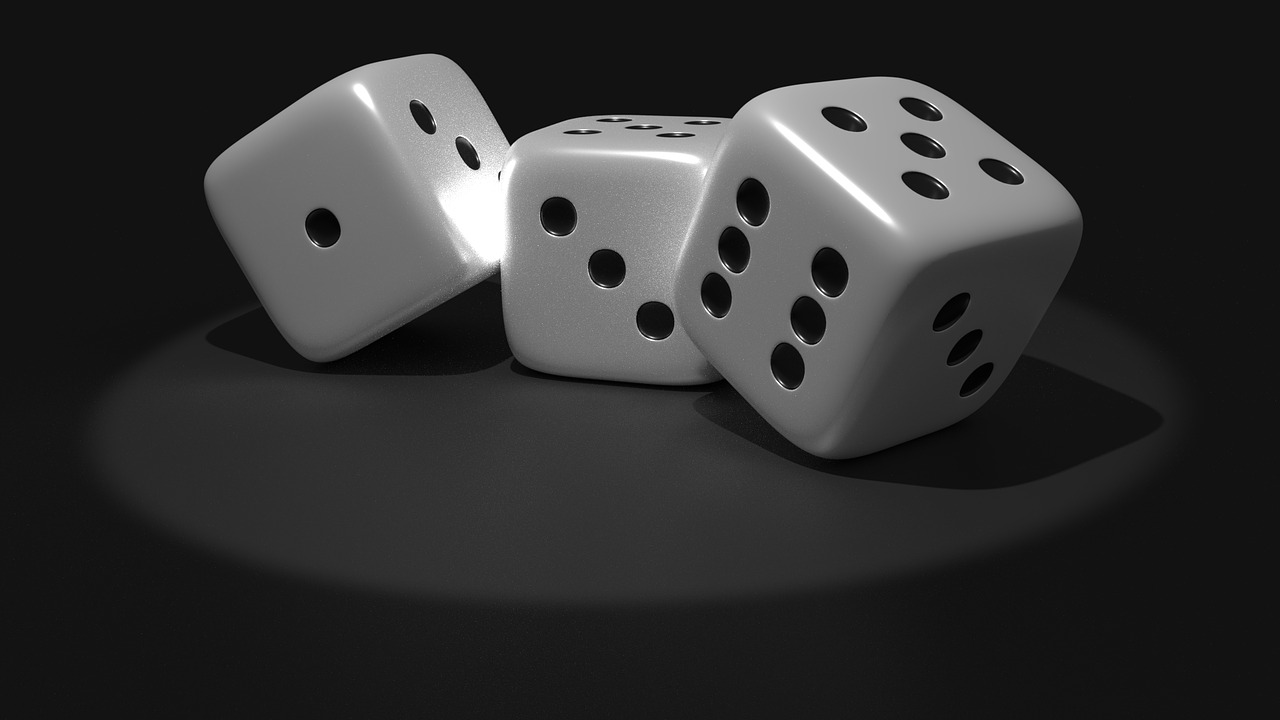
%> input picture Dice.jpg, 1280 x 720 px
$ octave Example_4_2D_Asymmetric_Free_Space_Propagation.m   (GNU Octave 9; MATLAB toolbox functions it lacks are replaced by stand-ins)
%> lines starting %> are read from the running program, lines starting %| are printed output that depends on the picture
### FrFT_parameters.m
function [a,Rm,Rp,sm,sp,gm,gp] = FrFT_parameters(d,f,lambda,Rinit,sinit)
% Calculate the fractional Fourier transform parameters for an arbitrary
% stack of lenses, given the lens separations (d), focal lengths (f), the
% wavelength (lambda), the curvature of the inital plane (Rinit), and the
% scaling parameter of the initial plane (sinit).
%
% Example of usage:
% [a,Rm,Rp,sm,sp,gm,gp] = FrFT_parameters(d,f,lambda,Rinit,sinit)
%
% The equations have been adopted from:
% Ozaktas, H. M.; Mendlovic, D. Fractional Fourier Optics. J. Opt. Soc. Am.
% A, JOSAA 1995, 12 (4), 743-751.
%
% Author: Anders F. Pedersen
%

% Get number of spacings
n = length(d);

% Prepare arrays
phi = zeros(n,1);
Rm = phi;
Rp = phi;
sm = phi;
sp = phi;
gm = phi;
gp = phi;

% Assign initial values
Rm(1) = Rinit;
sm(1) = sinit;

% Calculate parameters iteratively
for i = 1:n
    gm(i) = 1 + d(i)./Rm(i);
    phi(i) = acot(gm(i).*sm(i).^2./(lambda.*d(i)));
    if d(i) == 0 % Special case for d == 0 to avoid NaN
        sp(i) = sm(i);
        gp(i) = gm(i);
        Rp(i) = Rm(i);
    else
        sp(i) = lambda.*d(i)./sm(i).*csc(phi(i));
        gp(i) = lambda.*d(i)./sp(i).^2.*cot(phi(i));
        Rp(i) = d(i)./(1 - gp(i));
    end
    if sp(i) < 0 % Ensure that all sm and sp are positive. If sp is negative it can be inverted by adding pi to the transform parameter
        sp(i) = -sp(i);
        phi(i) = phi(i) + pi;
    end
    if i < n % Calculate the initial parameters for the next propagation step, unless it is the last step
        sm(i+1) = sp(i);
        Rm(i+1) = 1./(1./Rp(i) - 1./f(i));
    end
end

% Convert the transform degree from radians to order
a = phi./(pi/2);

### propFrFT2.m
function [E1,X1,Y1] = propFrFT2(E0,X0,Y0,R0,R1,s0,s1,a,lambda,d,method)
% Use the fractional Fourier transform (FrFT) to propagate the electric
% field (E0) (2D or ND stacks of 2D planes) with coordinates (X0 and Y0) to
% a detector positioned a distance (d) away. The radius of curvature of the
% initial and final planes are given by (R0) and (R1), as well as the
% scaling factors for the initial and final planes (s0) and (s1). The
% overall transform parameter is (a). The parameters R0, R1, s0, s1, and a
% maybe be given as scalars if identical for the x- and y-directions, and
% may be given as [px py] is they are different. The last input (method) is
% used to decide which algorithm to be used, either 'gpu', 'gpusp', 'vec',
% 'par', or 'for'.
%
% Example of usage:
% [E1,X1,Y1] = propFrFT2(E0,X0,Y0,R0,R1,s0,s1,a,lambda,d,method)
%
% The equations have been adopted from:
% Ozaktas, H. M.; Mendlovic, D. Fractional Fourier Optics. J. Opt. Soc. Am.
% A, JOSAA 1995, 12 (4), 743-751.
%
% Author: Anders F. Pedersen
%

% Assign default method if not specified
if nargin == 10
    method = 'vec';
end

% Make sure that x0 is a row vector or matrix
if isvector(X0)
    if ~isrow(X0)
        X0 = X0.';
    end
elseif ~ismatrix(X0)
    error('x0 coordinate must be a vector or matrix.');
end

% Make sure that y0 is a column vector or matrix
if isvector(Y0)
    if ~iscolumn(Y0)
        Y0 = Y0.';
    end
elseif ~ismatrix(Y0)
    error('y0 coordinate must be a vector or matrix.');
end

% Assign radius of curvature for origin
if isscalar(R0)
    R0x = R0;
    R0y = R0;
elseif isvector(R0) && length(R0) == 2
    R0x = R0(1);
    R0y = R0(2);
else
    error('R0 must have either 1 or 2 scalars.');
end

% Assign radius of curvature for detector
if isscalar(R1)
    R1x = R1;
    R1y = R1;
elseif isvector(R1) && length(R1) == 2
    R1x = R1(1);
    R1y = R1(2);
else
    error('R1 must have either 1 or 2 scalars.');
end

% Assign scaling parameter for origin
if isscalar(s0)
    s0x = s0;
    s0y = s0;
elseif isvector(s0) && length(s0) == 2
    s0x = s0(1);
    s0y = s0(2);
else
    error('s0 must have either 1 or 2 scalars.');
end

% Assign scaling parameter for detector
if isscalar(s1)
    s1x = s1;
    s1y = s1;
elseif isvector(s1) && length(s1) == 2
    s1x = s1(1);
    s1y = s1(2);
else
    error('s1 must have either 1 or 2 scalars.');
end

% Assign transform parameter for origin
if isscalar(a)
    ax = a;
    ay = a;
elseif isvector(a) && length(a) == 2
    ax = a(1);
    ay = a(2);
else
    error('a must have either 1 or 2 scalars.');
end

% Calculate the detector plane coordinates
X1 = X0.*(s1x./s0x);
Y1 = Y0.*(s1y./s0y);

% Apply the first chirp (curved phase)
if isinf(R0x) && isinf(R0y)
    E1 = E0;
elseif isinf(R0x)
    E1 = E0.*exp(-1i.*pi.*Y0.^2./(lambda.*R0y));
elseif isinf(R0y)
    E1 = E0.*exp(-1i.*pi.*X0.^2./(lambda.*R0x));
else
    E1 = E0.*exp(-1i.*pi.*X0.^2./(lambda.*R0x)).*exp(-1i.*pi.*Y0.^2./(lambda.*R0y));
end

% Perform the fractional Fourier transform
switch method
    case 'gpu'
        E1 = frfft2gpu(E1,[ax ay]);
    case 'gpusp'
        E1 = frfft2gpusp(E1,[ax ay]);
    case 'par'
        E1 = frfft2par(E1,[ax ay]);
    case 'for'
        E1 = frfft2for(E1,[ax ay]);
    case 'vec'
        E1 = frfft2vec(E1,[ax ay]);
    otherwise
        error('The method must be either ''gpu'', ''gpusp'', ''vec'', ''par'', or ''for''.');
end

% Apply the second chirp
if isinf(R1x) && isinf(R1y)

elseif isinf(R1x)
    E1 = E1.*exp(1i.*pi.*Y1.^2./(lambda.*R1y));
elseif isinf(R1y)
    E1 = E1.*exp(1i.*pi.*X1.^2./(lambda.*R1x));
else
    E1 = E1.*exp(1i.*pi.*X1.^2./(lambda.*R1x)).*exp(1i.*pi.*Y1.^2./(lambda.*R1y));
end

% Apply phase factors and amplitude scaling
E1 = E1.*(exp(-1i.*ax.*pi./4).*exp(-1i.*ay.*pi./4).*sqrt(s0x./s1x).*sqrt(s0y./s1y).*exp(1i.*2.*pi.*d./lambda));

### frfft2vec.m
function F2D = frfft2vec(f2D,a)
% Perform a 2D fractional Fourier transform of the input (f2D). The
% transform order (a) should be specified as [ax ay]. It is based on the 1D
% version frfft1vec. The first dimension is treated as y and the second
% dimension as x, any further dimensions will not be transformed, so e.g. a
% 3D array will be treated as a stack of 2D images.
%
% Example of usage:
% F2D = frfft2vec(f2D,a)
%
% Author: Anders F. Pedersen
%

% Get the individual transform orders
ax = a(1);
ay = a(2);

% Perform the transform in the y-direction (columns, vertical)
F2D = frfft1vec(f2D,ay);

% Perform the transform in the x-direction (rows, horizontal)
n = ndims(F2D);
ii = 1:n;
ii(1:2) = ii(2:-1:1);
F2D = permute(F2D,ii);
F2D = frfft1vec(F2D,ax);
F2D = permute(F2D,ii);

### Example_4_2D_Asymmetric_Free_Space_Propagation.m
% Initialization (optional)
clear;
close all;
clc;


%% Decide how to calculate the FrFT
% Define method
% method = 'gpu'; % Fastest implementation, but requires an Nvidia GPU.
method = 'vec'; % Fastest implementation on CPU (for not too large images), based on vectorized array operations.
% method = 'par'; % Parallel for-loop implementation on CPU, can be faster than 'vec' for large images, and uses less memory than 'vec' requires parallel toolbox.
% method = 'for'; % Non-parallel for-loop on CPU, the slowest implementation, but has the lowest memory consumption and does not require parallel toolbox.


%% Define the object
% Get a test image
I0 = double(rgb2gray(imread('Dice.jpg'))); % Picture from pixabay.com
%> I0: size 720x1280 double; min 0, max 255, mean 48.2

% Zeropad the image (Best to have 0 intensity close to the edges)
I0 = padarray(I0,[50 50],0,'both');
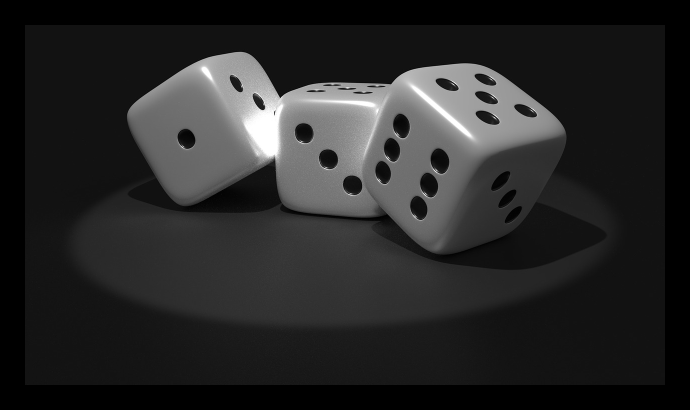
%> I0: size 820x1380 double (shown at 1/2 size); min 0, max 255, mean 39.2

% Get the amplitude from the intensity
E0 = sqrt(I0);
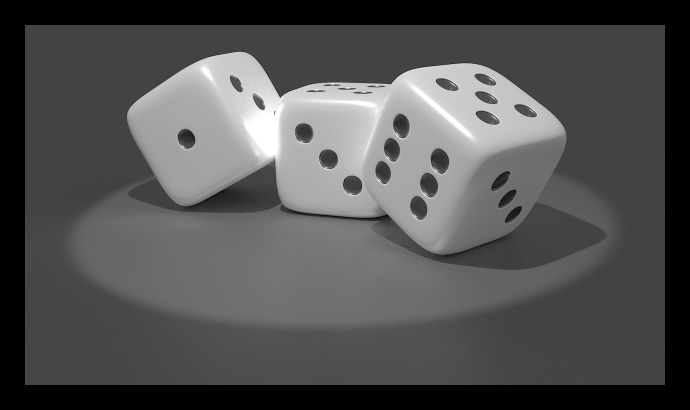
%> E0: size 820x1380 double (shown at 1/2 size); min 0, max 15.97, mean 5.14; drawn with min black and max white

% Number of pixels (must be even)
mx = size(E0,2);
%> mx = 1380
my = size(E0,1);
%> my = 820

% Field-of-view
dx = 100e-9*mx;
%> dx = 0.000138
dy = 100e-9*my;
%> dy = 8.2e-05

% Make coordinates
x0 = ((-mx/2):(mx/2 - 1))/mx*dx;
%> x0 = 1380 values from -6.9e-05 to 6.89e-05
y0 = ((-my/2):(my/2 - 1)).'/my*dy;
%> y0 = 820 values from -4.1e-05 to 4.09e-05
[X0,Y0] = meshgrid(x0,y0);


%% Set the simulation details
% Get the wavelength from the X-ray energy
E = 17e3;
lambda = 1e-10*12398.42./E;

% Focal length is an empty array, as we do not have any lenses
F = [];

% Propagation distance
D = 0.2;

% Set the object plane curvature and scaling parameter
R0 = Inf;
s0x = dx/sqrt(mx);
s0y = dy/sqrt(my);

% Calculate the propagation parameters
[ax,Rmx,Rpx,smx,spx,gmx,gpx] = FrFT_parameters(D,F,lambda,R0,s0x);
[ay,Rmy,Rpy,smy,spy,gmy,gpy] = FrFT_parameters(D,F,lambda,R0,s0y);

% Check that the product of the g-parameters is in the range 0<=gm*gp<=1
if any(0 > gmx.*gpx) || any(gmx.*gpx > 1) || any(0 > gmy.*gpy) || any(gmy.*gpy > 1)
    warning('Product gm*gp is outside limits.');
end


%% Calculate the wave propagation
% Free space propagation
[E1,X1,Y1] = propFrFT2(E0,X0,Y0,[Rmx Rmy],[Rpx Rpy],[smx smy],[spx spy],[ax ay],lambda,D,method);
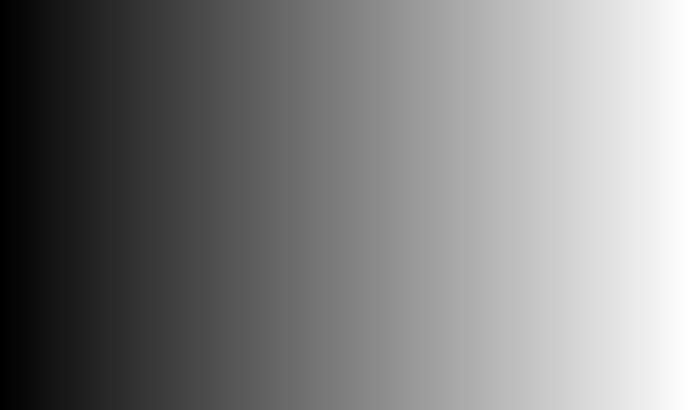
%> X1: size 820x1380 double (shown at 1/2 size); min -0.0001, max 0.0001, mean -7.28e-08; drawn with min black and max white
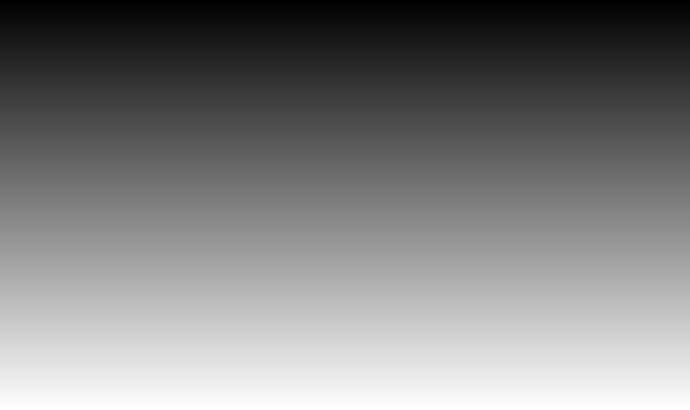
%> Y1: size 820x1380 double (shown at 1/2 size); min -8.37e-05, max 8.35e-05, mean -1.02e-07; drawn with min black and max white

% Calculate intensities
I1 = abs(E1).^2;
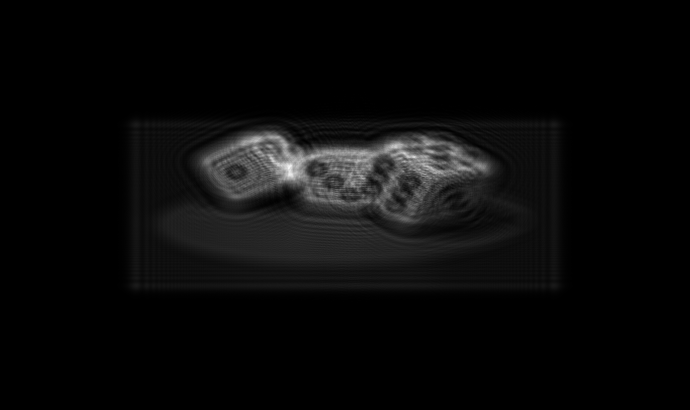
%> I1: size 820x1380 double (shown at 1/2 size); min 1.25e-09, max 338.6, mean 13.2; drawn with min black and max white


%% Plot the results
% Get the axes
x1 = X1(1,:);
%> x1 = 1380 values from -0.0001 to 0.0001
y1 = Y1(:,1);
%> y1 = 820 values from -8.37e-05 to 8.35e-05

% Plot the initial image
figure;
imagesc(1e6*x0,1e6*y0,I0);
axis equal tight;
colormap gray;
title('Object');
xlabel('x [\mum]');
ylabel('y [\mum]');

% Plot the detector image
figure;
imagesc(1e6*x1,1e6*y1,I1);
axis equal tight;
colormap gray;
title('Detector');
xlabel('x [\mum]');
ylabel('y [\mum]');

$ run again, with Matterhorn.png saved as Dice.jpg
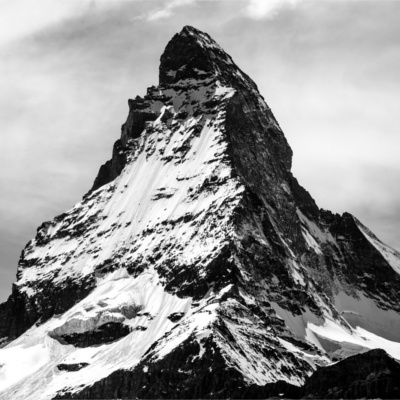
%> input picture Matterhorn.png, 400 x 400 px
%> `E0 = sqrt(I0);`:
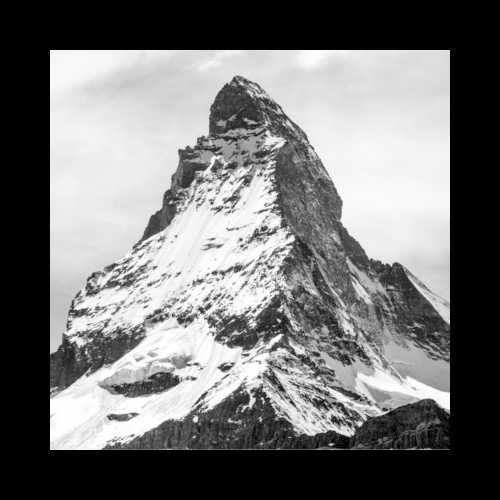
%> E0: size 500x500 double; min 0, max 15.97, mean 7.3; drawn with min black and max white
%> `I1 = abs(E1).^2;`:
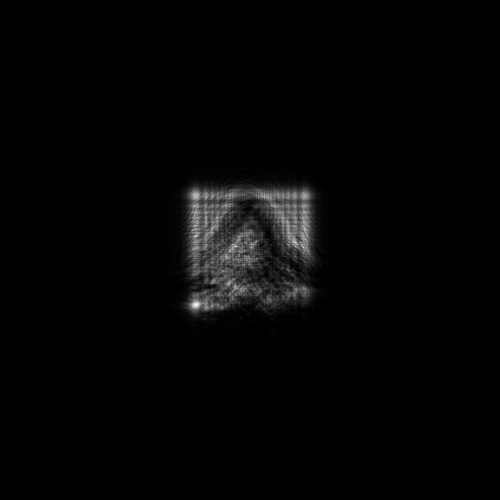
%> I1: size 500x500 double; min 1.23e-08, max 557.5, mean 10; drawn with min black and max white
%> x1 = 500 values from -7.71e-05 to 7.68e-05
